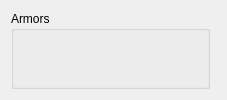
       <widget class="QWidget" name="tab_5">
        <attribute name="title">
         <string>Armors</string>
        </attribute>
        <layout class="QGridLayout" name="gridLayout_8">
         <item row="0" column="0">
          <layout class="QHBoxLayout" name="horizontalLayout_12" stretch="0,1">
           <item>
            <widget class="QGroupBox" name="groupBoxArmors">
             <property name="minimumSize">
              <size>
               <width>0</width>
               <height>0</height>
              </size>
             </property>
             <property name="maximumSize">
              <size>
               <width>16777215</width>
               <height>16777215</height>
              </size>
             </property>
             <property name="title">
              <string>Armors</string>
             </property>
             <layout class="QGridLayout" name="gridLayout_20">
              <item row="0" column="0">
               <widget class="PanelSuperList" name="panelSuperListArmors" native="true">
                <property name="minimumSize">
                 <size>
                  <width>175</width>
                  <height>0</height>
                 </size>
                </property>
                <property name="maximumSize">
                 <size>
                  <width>175</width>
                  <height>16777215</height>
                 </size>
                </property>
               </widget>
              </item>
             </layout>
            </widget>
           </item>
           <item>
            <widget class="PanelDatasCommonSkillItem" name="panelDatasArmors" native="true"/>
           </item>
          </layout>
         </item>
        </layout>
       </widget>
